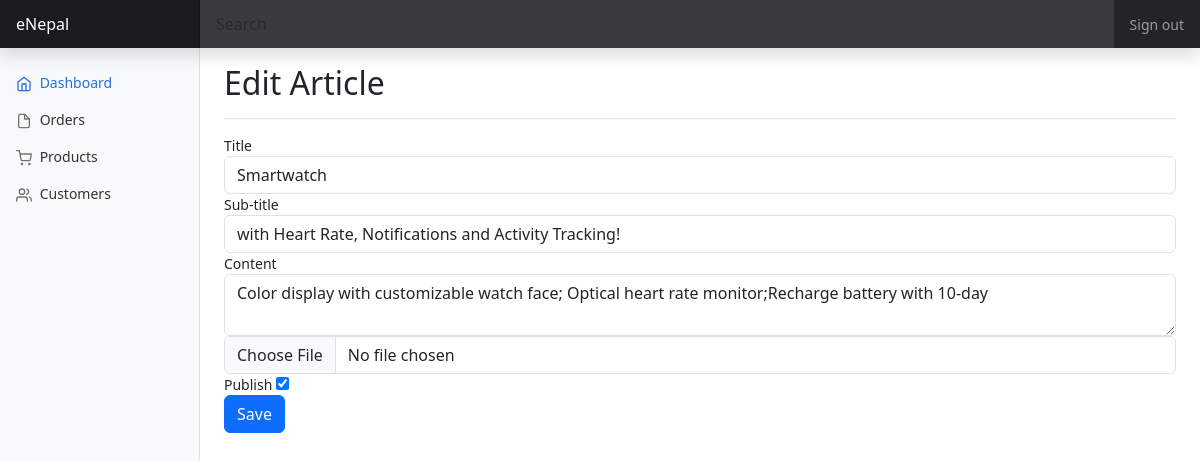
Page /admin/?page=article&action=edit&id=3 (signed in) on the committed database.
### tables this page shows
CREATE TABLE `tbl_article` (
  `id` int(20) NOT NULL,
  `filename` varchar(100) NOT NULL,
  `title` text NOT NULL,
  `sub_title` text NOT NULL,
  `content` varchar(100) NOT NULL,
  `created_date` datetime DEFAULT current_timestamp(),
  `publish` tinyint(1) NOT NULL,
  `updated_date` datetime DEFAULT current_timestamp()
);

### admin/article/edit.php (the view, shortened to what this page needs)
<?php
$id = $_GET['id'];
$sql = "SELECT id, title,sub_title, content,filename, publish FROM tbl_article WHERE id = $id";
$result = $conn->query($sql);
$row = $result->fetch_assoc();
?>
<div class="d-flex justify-content-between flex-wrap flex-md-nowrap align-items-center pt-3 pb-2 mb-3 border-bottom">
    <h1 class="h2">Edit Article</h1>
</div>
<form method="post" action="" enctype="multipart/form-data">
    <div class="form-group">
        <label>Title</label>
        <input type="text" class="form-control" required name="title" value="<?php echo $row['title']; ?>"/>
    </div>
    <div class="form-group">
        <label>Sub-title</label>
        <input type="text" class="form-control" required name="sub_title" value="<?php echo $row['sub_title']; ?>"/>
    </div>
    <div class="form-group">
        <label>Content</label>
        <textarea class="form-control" required name="content"><?php echo $row['content']; ?></textarea>
    </div>
    <div class="form-group">
                <input class="form-control" type="file" name="uploadfile"  value="<?php echo $row['filename']; ?>" />
            </div>
    <div class="form-group">
        <label>Publish</label>
        <input type="checkbox" name="publish" <?php echo $row['publish'] == 1 ? 'checked' : '' ?> />
    </div>
    <div class="form-group">
        <input type="submit" name="submit" value="Save" class="btn btn-primary"/>
    </div>
</form>

### admin/design/dashboard.css (style rules this page uses)
body { font-size: .875rem; }

### rows in the picture
tbl_article: title "Smartwatch", sub_title "with Heart Rate, Notifications and Activity Tracking!", content "Color display with customizable watch face; Optical heart rate monitor;Recharge battery with 10-day", publish "☑"
